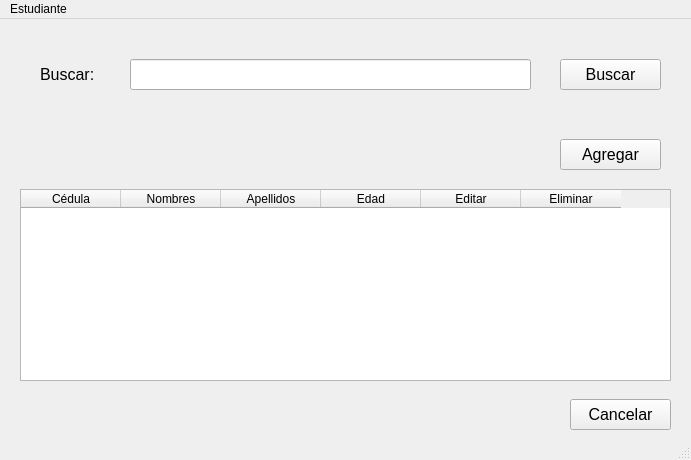
<?xml version="1.0" encoding="UTF-8"?>
<ui version="4.0">
 <class>MainWindow</class>
 <widget class="QMainWindow" name="MainWindow">
  <property name="geometry">
   <rect>
    <x>0</x>
    <y>0</y>
    <width>691</width>
    <height>460</height>
   </rect>
  </property>
  <property name="windowTitle">
   <string>Gestion de Estudiantes</string>
  </property>
  <widget class="QWidget" name="centralwidget">
   <widget class="QTableWidget" name="tableWidget">
    <property name="geometry">
     <rect>
      <x>20</x>
      <y>170</y>
      <width>651</width>
      <height>192</height>
     </rect>
    </property>
    <column>
     <property name="text">
      <string>Cédula</string>
     </property>
    </column>
    <column>
     <property name="text">
      <string>Nombres</string>
     </property>
    </column>
    <column>
     <property name="text">
      <string>Apellidos</string>
     </property>
    </column>
    <column>
     <property name="text">
      <string>Edad</string>
     </property>
    </column>
    <column>
     <property name="text">
      <string>Editar</string>
     </property>
    </column>
    <column>
     <property name="text">
      <string>Eliminar</string>
     </property>
    </column>
   </widget>
   <widget class="QPushButton" name="agregar_btn">
    <property name="geometry">
     <rect>
      <x>560</x>
      <y>120</y>
      <width>101</width>
      <height>31</height>
     </rect>
    </property>
    <property name="font">
     <font>
      <pointsize>12</pointsize>
     </font>
    </property>
    <property name="text">
     <string>Agregar</string>
    </property>
   </widget>
   <widget class="QPushButton" name="cacelar_btn">
    <property name="geometry">
     <rect>
      <x>570</x>
      <y>380</y>
      <width>101</width>
      <height>31</height>
     </rect>
    </property>
    <property name="font">
     <font>
      <pointsize>12</pointsize>
     </font>
    </property>
    <property name="text">
     <string>Cancelar</string>
    </property>
   </widget>
   <widget class="QLabel" name="label">
    <property name="geometry">
     <rect>
      <x>40</x>
      <y>40</y>
      <width>91</width>
      <height>31</height>
     </rect>
    </property>
    <property name="font">
     <font>
      <pointsize>12</pointsize>
      <weight>50</weight>
      <bold>false</bold>
     </font>
    </property>
    <property name="text">
     <string>Buscar:</string>
    </property>
   </widget>
   <widget class="QLineEdit" name="buscar_txt">
    <property name="geometry">
     <rect>
      <x>130</x>
      <y>40</y>
      <width>401</width>
      <height>31</height>
     </rect>
    </property>
   </widget>
   <widget class="QPushButton" name="buscar_btn">
    <property name="geometry">
     <rect>
      <x>560</x>
      <y>40</y>
      <width>101</width>
      <height>31</height>
     </rect>
    </property>
    <property name="font">
     <font>
      <pointsize>12</pointsize>
     </font>
    </property>
    <property name="text">
     <string>Buscar</string>
    </property>
   </widget>
  </widget>
  <widget class="QMenuBar" name="menubar">
   <property name="geometry">
    <rect>
     <x>0</x>
     <y>0</y>
     <width>691</width>
     <height>23</height>
    </rect>
   </property>
   <widget class="QMenu" name="menuEstudiante">
    <property name="title">
     <string>Estudiante</string>
    </property>
    <addaction name="actionAgregar"/>
    <addaction name="separator"/>
    <addaction name="actionSalir"/>
   </widget>
   <addaction name="menuEstudiante"/>
  </widget>
  <widget class="QStatusBar" name="statusbar"/>
  <action name="actionAgregar">
   <property name="text">
    <string>Agregar</string>
   </property>
  </action>
  <action name="actionSalir">
   <property name="text">
    <string>Salir</string>
   </property>
  </action>
 </widget>
 <resources/>
 <connections/>
</ui>
